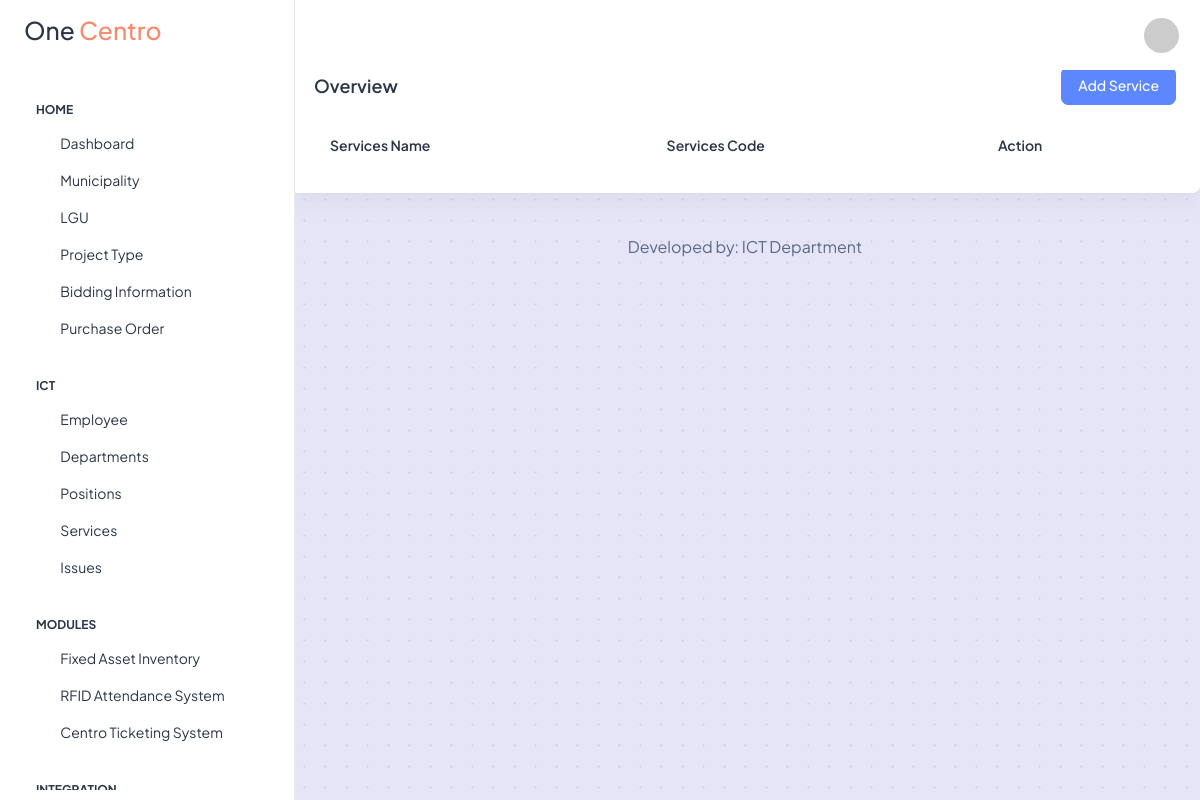
Before: /dashboard/services.php (signed in) with the older database file.
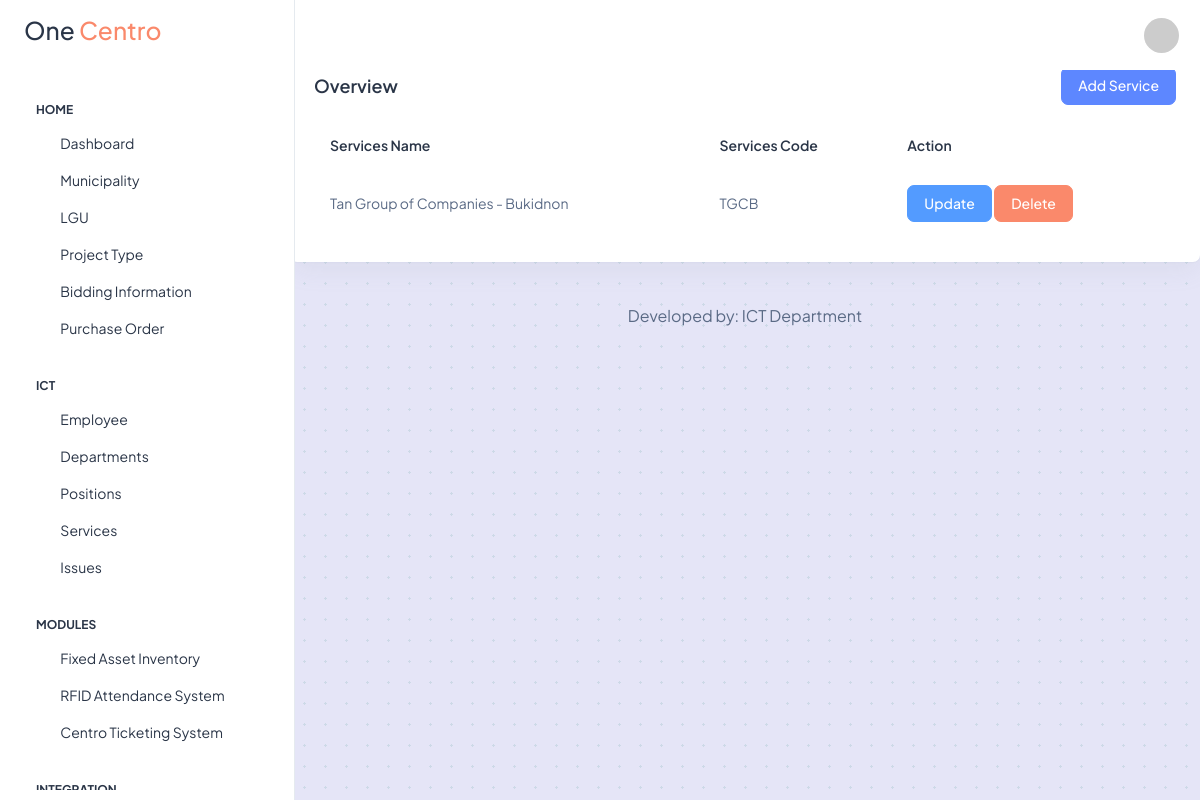
After: the same page with the newer database file.
### tables this page shows
CREATE TABLE `services` (
  `id` int(11) NOT NULL,
  `service_code` varchar(10) NOT NULL,
  `service_name` varchar(255) NOT NULL
);

### db/conn.php (called while the page is built)
<?php
    class DBConnection {
        private $host = "localhost";
        private $user = "root";
        private $pass = "";
        private $db = "one_centro";
        protected function connect() {
            try {
                $dsn = 'mysql: host=' . $this->host . ';dbname=' . $this->db;
                $pdo = new PDO($dsn, $this->user, $this->pass);
                $pdo->setAttribute(PDO::ATTR_ERRMODE, PDO::ERRMODE_EXCEPTION);
                return $pdo;
            } catch(PDOException $e) {
                print_r($e);
            }
        }
    }
?>

### models/services-facade.php (called while the page is built, shortened)
<?php
class ServicesFacade extends DBConnection {
    public function fetchServices() {
        $sql = $this->connect()->prepare("SELECT * FROM services ORDER BY service_name");
        $sql->execute();
        return $sql;
    }
}
?>

### dashboard/services.php (the view, shortened to what the changed rows need)
<?php
include realpath(__DIR__ . '/../includes/layout/dashboard-header.php');
include realpath(__DIR__ . '/../models/services-facade.php');
$servicesFacade = new ServicesFacade;
if (isset($_SESSION["user_role"])) {
    $userRole = $_SESSION["user_role"];
}
?>
<div class="page-wrapper" id="main-wrapper" data-layout="vertical" data-navbarbg="skin6" data-sidebartype="full" data-sidebar-position="fixed" data-header-position="fixed">
    <div class="body-wrapper">
        <div class="container-fluid">
            <div class="row">
                <div class="col-lg-12 d-flex align-items-strech">
                    <div class="card w-100">
                        <div class="card-body p-4">
                            <div class="table-responsive">
                                <table class="table text-nowrap mb-0 align-middle">
                                    <thead class="text-dark fs-4">
                                        <tr>
                                            <th class="border-bottom-0">
                                                <h6 class="fw-semibold mb-0">Services Name</h6>
                                            </th>
                                            <?php if ($userRole == 1) { ?>
                                            <th class="border-bottom-0">
                                                <h6 class="fw-semibold mb-0">Services Code</h6>
                                            </th>
                                            <th class="border-bottom-0">
                                                <h6 class="fw-semibold mb-0">Action</h6>
                                            </th>
                                            <?php } ?>
                                        </tr>
                                    </thead>
                                    <tbody>
                                    <?php
                                    $fetchServices = $servicesFacade->FetchServices();
                                    while ($row = $fetchServices->fetch(PDO::FETCH_ASSOC)) { ?>
                                        <tr>
                                            <td class="border-bottom-0">
                                                <p class="mb-0 fw-normal"><?= $row["service_name"]?></p>
                                            </td>
                                            <?php if ($userRole == 1) { ?>
                                            <td class="border-bottom-0">
                                                <p class="mb-0 fw-normal"><?= $row["service_code"]?></p>
                                            </td>
                                            <td class="border-bottom-0">
                                                <a href="services?is_updated=<?= $row["id"] ?>" class="btn btn-info">Update</a>
                                                <a href="delete-service?service_id=<?= $row["id"] ?>" class="btn btn-danger" onclick="return confirm('Are you sure you want to delete this service?');">Delete</a>
                                            </td>
                                            <?php } ?>
                                        </tr>
                                    <?php } ?>
                                    </tbody>
                                </table>
                            </div>
                        </div>
                    </div>
                </div>
            </div>
        </div>
    </div>
</div>
<?php include realpath(__DIR__ . '/../includes/layout/dashboard-footer.php') ?>

Changed rows visible on the page:
added services: service_name "Tan Group of Companies - Bukidnon", service_code "TGCB"
